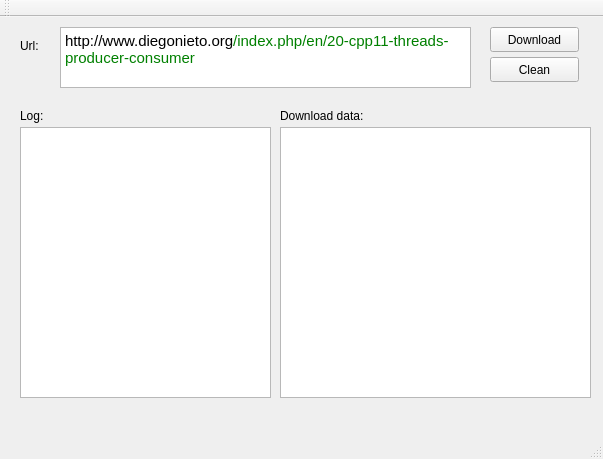
<?xml version="1.0" encoding="UTF-8"?>
<ui version="4.0">
 <class>MainWindow</class>
 <widget class="QMainWindow" name="MainWindow">
  <property name="geometry">
   <rect>
    <x>0</x>
    <y>0</y>
    <width>603</width>
    <height>459</height>
   </rect>
  </property>
  <property name="windowTitle">
   <string>HTTP request-reply</string>
  </property>
  <widget class="QWidget" name="centralWidget">
   <widget class="QTextEdit" name="address">
    <property name="geometry">
     <rect>
      <x>60</x>
      <y>10</y>
      <width>411</width>
      <height>61</height>
     </rect>
    </property>
    <property name="html">
     <string>&lt;!DOCTYPE HTML PUBLIC &quot;-//W3C//DTD HTML 4.0//EN&quot; &quot;http://www.w3.org/TR/REC-html40/strict.dtd&quot;&gt;
&lt;html&gt;&lt;head&gt;&lt;meta name=&quot;qrichtext&quot; content=&quot;1&quot; /&gt;&lt;style type=&quot;text/css&quot;&gt;
p, li { white-space: pre-wrap; }
&lt;/style&gt;&lt;/head&gt;&lt;body style=&quot; font-family:'Ubuntu'; font-size:11pt; font-weight:400; font-style:normal;&quot;&gt;
&lt;p style=&quot; margin-top:0px; margin-bottom:0px; margin-left:0px; margin-right:0px; -qt-block-indent:0; text-indent:0px;&quot;&gt;http://www.diegonieto.org&lt;span style=&quot; color:#008000;&quot;&gt;/index.php/en/20-cpp11-threads-producer-consumer&lt;/span&gt;&lt;/p&gt;&lt;/body&gt;&lt;/html&gt;</string>
    </property>
   </widget>
   <widget class="QPushButton" name="download">
    <property name="geometry">
     <rect>
      <x>490</x>
      <y>10</y>
      <width>89</width>
      <height>25</height>
     </rect>
    </property>
    <property name="text">
     <string>Download</string>
    </property>
   </widget>
   <widget class="QLabel" name="label">
    <property name="geometry">
     <rect>
      <x>20</x>
      <y>20</y>
      <width>67</width>
      <height>17</height>
     </rect>
    </property>
    <property name="text">
     <string>Url:</string>
    </property>
   </widget>
   <widget class="QTextEdit" name="logOutput">
    <property name="geometry">
     <rect>
      <x>20</x>
      <y>110</y>
      <width>251</width>
      <height>271</height>
     </rect>
    </property>
    <property name="readOnly">
     <bool>true</bool>
    </property>
   </widget>
   <widget class="QLabel" name="label_3">
    <property name="geometry">
     <rect>
      <x>20</x>
      <y>90</y>
      <width>31</width>
      <height>17</height>
     </rect>
    </property>
    <property name="text">
     <string>Log:</string>
    </property>
   </widget>
   <widget class="QTextEdit" name="websiteView">
    <property name="geometry">
     <rect>
      <x>280</x>
      <y>110</y>
      <width>311</width>
      <height>271</height>
     </rect>
    </property>
    <property name="midLineWidth">
     <number>1</number>
    </property>
    <property name="readOnly">
     <bool>true</bool>
    </property>
   </widget>
   <widget class="QPushButton" name="clean">
    <property name="geometry">
     <rect>
      <x>490</x>
      <y>40</y>
      <width>89</width>
      <height>25</height>
     </rect>
    </property>
    <property name="text">
     <string>Clean</string>
    </property>
   </widget>
   <widget class="QLabel" name="label_4">
    <property name="geometry">
     <rect>
      <x>280</x>
      <y>90</y>
      <width>131</width>
      <height>17</height>
     </rect>
    </property>
    <property name="text">
     <string>Download data:</string>
    </property>
   </widget>
  </widget>
  <widget class="QMenuBar" name="menuBar">
   <property name="geometry">
    <rect>
     <x>0</x>
     <y>0</y>
     <width>603</width>
     <height>22</height>
    </rect>
   </property>
  </widget>
  <widget class="QToolBar" name="mainToolBar">
   <attribute name="toolBarArea">
    <enum>TopToolBarArea</enum>
   </attribute>
   <attribute name="toolBarBreak">
    <bool>false</bool>
   </attribute>
  </widget>
  <widget class="QStatusBar" name="statusBar"/>
 </widget>
 <layoutdefault spacing="6" margin="11"/>
 <resources/>
 <connections/>
</ui>
